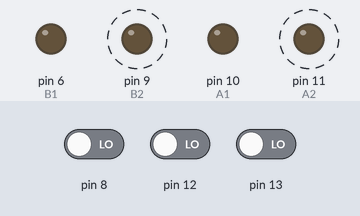
Recording of a sketch running on a simulated Arduino Uno, built with avr-gcc and run on an emulated ATmega328P. Parts: output pins drawn as LEDs (lit = HIGH). Dashed ring = blinking. The test bench sets the inputs (shaded band); at power-on: pin 8 LOW, pin 12 LOW, pin 13 LOW.

Above: at 1.2 s.
1.3 s: pin 8 driven HIGH
At 2.0 s:
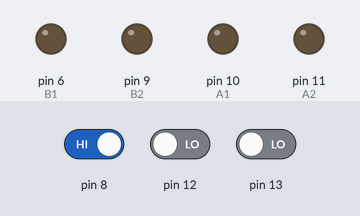
3.0 s: pin 8 driven LOW
At 3.9 s:
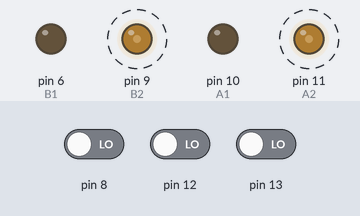
4.5 s: pin 12 driven HIGH
At 5.8 s:
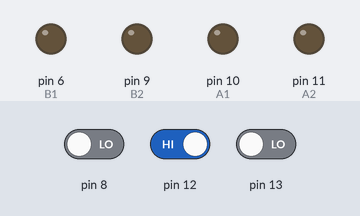
Timing chart, 0 to 7.5 s (numbered marks = the images above; inputs shaded):
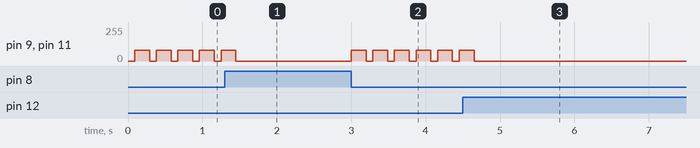

Measured:
- after the input at 1.3 s, pin 9 (B2), pin 11 (A2): goes on until 1.5 s, then stays 0/255
- after the input at 3.0 s, pin 9 (B2), pin 11 (A2): alternates 80/255 for 0.20 s and 0/255 for 0.09 s, starting at once
- after the input at 4.5 s, pin 9 (B2), pin 11 (A2): goes on until 4.7 s, then stays 0/255
- by itself, pin 9 (B2), pin 11 (A2): alternates 80/255 for 0.20 s and 0/255 for 0.09 s

The sketch:

010101.ino
```cpp
#define VOLTAGE 3.3
/*
 * US sensor straight PIN: 12 2
 * US Sensor left PIN: 13 1
 * US sensor right PIN: 3 3 (maybe broken)
 * Button a0
 */


void setup() {
  // (10, A1), (11, A2)
  pinMode(10, OUTPUT); // A1, backwards, left
  pinMode(11, OUTPUT); // A2, forward
  pinMode(6, OUTPUT); // B1, backwards, right
  pinMode(9, OUTPUT); // B2 , forward
  Serial.begin(9600);
}
// declaring functions
void setMotorSpeed(boolean forward);
void driveForward(boolean forward, uint8_t speed,uint16_t time);
void driveCurve(boolean forward, uint8_t speed,uint16_t time, int curve_strength);
void button(float voltage);
void escape();
uint16_t measureDistance(uint8_t Pin);
void escape_longest_path();
void labyrinth();
void labyrinth2();
void serialp();

// LOOP READING BUTTON

void loop() {
  // put your main code here, to run repeatedly:
 int value = analogRead(A0);
 float voltage = (float) (value * VOLTAGE/1023.0);
 button(voltage);
 //serialp();
}

// PRINTS VALUES ON SERIAL MONITOR

void serialp() {
  uint16_t left = measureDistance(12);
  uint16_t straight = measureDistance(13);
  uint16_t right = measureDistance(8);
  Serial.print("-------------------\n");
  Serial.print(left);
  Serial.print("\n");
  Serial.print(straight);
  Serial.print("\n");
  Serial.print(right);
  Serial.print("\n");
  Serial.print("-------------------\n");
  delay(200);
}

// DIFFERENT IMPLEMENTATIONS FOR ESCAPING

void escape_longest_path() {
  while(true) {
    uint16_t left = measureDistance(11);
    uint16_t straight = measureDistance(12);
    uint16_t right = measureDistance(13);
    if (left > 500) {
      driveCurve(true, 75, 200, -60);
    }
    else if (right > 500) {
       driveCurve(true, 75, 200, 60);
    }
    if (straight > left && straight > right) {
      driveForward(true, 125, 100);
    }
    else if (left > straight && left > right) {
       driveCurve(true, 75, 200, 60);
          // if (right > 13) {
           // driveForward(true, 75, 150);
          // }
    }
    else if (right > straight && right > left) {
      driveCurve(true, 75, 200, -60);
         // if (right > 13) {
           // driveForward(true, 75, 150);
         // }
    }
  }
}

void escape() {
  while(true) {
    uint16_t left = measureDistance(11);
    uint16_t straight = measureDistance(12);
    uint16_t right = measureDistance(13);
    if (straight < 15) {
       driveCurve(false , 155, 200, 90);
       int tmp_left = measureDistance(13);
       driveCurve(false, 155, 400, -90);
       int tmp_right = measureDistance(3);
       if (tmp_right > tmp_left) {
          driveCurve(false, 155, 200, -70);
          driveForward(false, 100, 200);
       }
       else if (tmp_left < tmp_right) {
          driveCurve(false, 155, 400, 90);
          driveCurve(false, 155, 200, 70);
          driveForward(false, 100, 200);
       }
    }
    if (left != -1 && right != -1) {
      if (left > (right)) {
          driveCurve(false, 100, 200, 90);
          if (right > 13) {
            driveForward(false, 100, 250);
          }
      }
      else if (right > left) {
         driveCurve(false, 100, 200, -90);
         if (left > 13) {
          driveForward(false, 100, 250);
         }
      }
      else { driveForward(false, 75, 200);
      }
    }
    else { driveForward(false, 75, 200); }
  }
}

void labyrinth() {
  uint16_t last_left = measureDistance(13);
  uint16_t last_right = measureDistance(3);
  while(true) {
    uint16_t left = measureDistance(13);
    uint16_t mid = measureDistance(8);
    uint16_t right = measureDistance(3);

    if (left - last_left > 20) { // big change left
      while(mid > 40) {
        driveForward(true, 80, 100);
        mid = measureDistance(8);
      }
      driveCurve(true, 80, 500, -90);
      last_left = measureDistance(13);
      last_right = measureDistance(3);
    } else if (right - last_right > 20) { // big change right
      while(mid > 40) {
        driveForward(true, 80, 100);
        mid = measureDistance(8);
      }
      driveCurve(true, 80, 500, 90);
      last_left = measureDistance(13);
      last_right = measureDistance(3);
    }
    else { // on the path
      // hold on the path
      if (abs(left - right) <= 90) {
        driveCurve(true, 80, 50, left - right);
      } else if (left - right > 90) {
        driveCurve(true, 80, 50, 90);
      } else if (right - left > 90) {
        driveCurve(true, 80, 50, -90);
      }
      last_left = left;
      last_right = right;
    }
  }
}

void labyrinth2() {
  while(true) {
    uint16_t left = measureDistance(12);
    uint16_t mid = measureDistance(13);
    uint16_t right = measureDistance(8);

    float left_factor = left;
    float mid_factor = (40.0/mid)*(40.0/mid);
    float right_factor = right;

    float total_factor = (left_factor - right_factor)* mid_factor;

    if (left < 20) {
      total_factor = -90;
    } else if (right < 20) {
      total_factor = 90;
    } else if (mid < 20) {
      if (left > right) {
        total_factor = 90;
      } else {
        total_factor = -90;
      }
    }

    if (total_factor > 90) {
      total_factor = 90;
    } else if (total_factor < -90) {
      total_factor = -90;
    }

    int direction = total_factor;
    if (left != 1 && mid != 1 && right != 1) {
      driveCurve(true, 80, 200, direction);
    }
    //driveForward(true, 60, 50);
  }
}

// BELOW HERE ARE FUNCTIONS FOR CONTROLLING MOTORS AND SENSORS

void setMotorSpeed(boolean forward, uint8_t speed, char motor){
  // driving forward
  if(forward == true){
    if(motor == 'A'){
      analogWrite(10, 0);
      analogWrite(11, speed);
    }
    else if(motor == 'B'){
      analogWrite(6, 0);
      analogWrite(9, speed);
    }
  // driving forward
  }
  else{
    if(motor == 'A'){
      analogWrite(11, 0);
      analogWrite(10, speed);
    }
    else if(motor == 'B'){
      analogWrite(9, 0);
      analogWrite(6, speed);
    }
  }
}
void driveForward(boolean forward, uint8_t speed, uint16_t time){
  setMotorSpeed(forward, speed,'A');
  setMotorSpeed(forward, speed,'B');
  delay(time);
  setMotorSpeed(forward, 0,'A');
  setMotorSpeed(forward, 0,'B');
  }

// left = positive direction
void driveCurve(boolean forward, uint8_t speed,uint16_t time, int curve_strength){
  if (curve_strength == 0){
    setMotorSpeed(forward, speed,'A');
    setMotorSpeed(forward, speed,'B');
    delay(time);
   }
  else if(curve_strength > 0 && curve_strength <= 45){
    int speed_left = map(curve_strength,0 , 45, speed, 0);
    setMotorSpeed(forward, speed_left ,'A');
    setMotorSpeed(forward, speed,'B');
    delay(time);
  }
  else if(curve_strength > 45){
    int speed_left = map(curve_strength ,45 , 90, 0, speed);
    setMotorSpeed(not forward, speed_left ,'A');
    setMotorSpeed(forward, speed,'B');
    delay(time);
  }
  else if(curve_strength < 0 && curve_strength >= -45){
    int speed_right = map(curve_strength,0 , -45, speed, 0);
    setMotorSpeed(forward, speed_right ,'B');
    setMotorSpeed(forward, speed,'A');
    delay(time);
  }
  else if(curve_strength < -45){
    int speed_right = map(curve_strength,-45 , -90, 0, speed);
    setMotorSpeed(not forward, speed_right ,'B');
    setMotorSpeed(forward, speed,'A');
    delay(time);
  }
  setMotorSpeed(forward, 0,'A');
  setMotorSpeed(forward, 0,'B');
 }


// BUTTON THAT IS USED TO START ESCAPE

void button(float voltage) {
  if((1.2 < voltage) && (voltage< 1.7)){
    labyrinth2();
  }
}

uint16_t measureDistance(uint8_t Pin){
  uint64_t impuls_length;
  uint16_t distance = -1;
  pinMode(Pin, OUTPUT);
  digitalWrite(Pin, LOW);
  uint64_t p = micros();
  digitalWrite(Pin, HIGH);
  while( micros()-p < 50){
    }
  digitalWrite(Pin, LOW);
  pinMode(Pin, INPUT);
  uint64_t p_1 = millis();
  while(digitalRead(Pin) == LOW && (millis() - p_1) < 30){
    p = micros();
  }
  if(digitalRead(Pin) == HIGH){
    while(digitalRead(Pin) == HIGH){
    }
    impuls_length = micros() - p;
    distance = impuls_length/60;
  }
  return distance;
}
```
